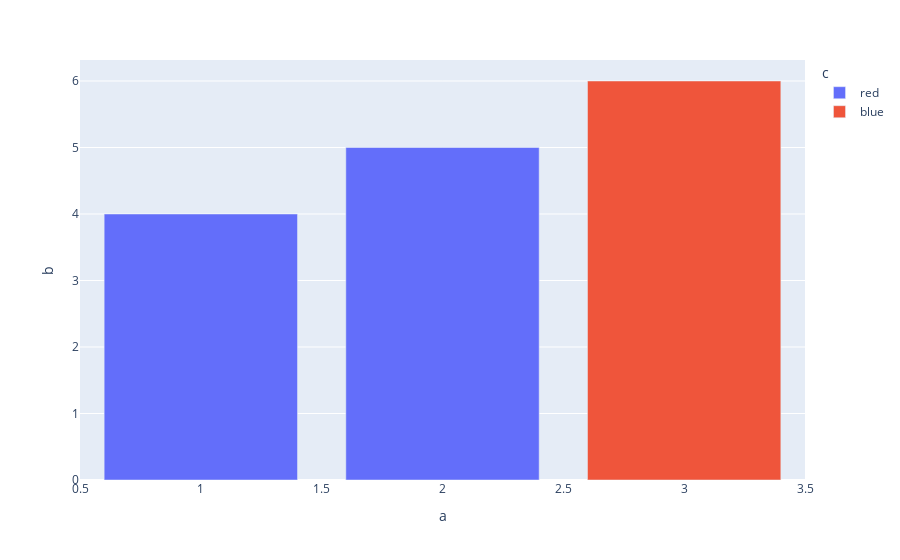

The code cell stored with this chart in its notebook:
### Code cell
import plotly.express as px

fig = px.bar(data,
    x="a",
    y="b",
    color="c"
    
)
fig.show()

### Figure 1 — Plotly figure (JSON) as saved in the notebook; plotly's stock layout.template omitted (floating-point values rounded to 4 significant figures)
{"data": [{"alignmentgroup": "True", "hovertemplate": "c=red<br>a=%{x}<br>b=%{y}<extra></extra>", "legendgroup": "red", "marker": {"color": "#636efa", "pattern": {"shape": ""}}, "name": "red", "offsetgroup": "red", "orientation": "v", "showlegend": true, "textposition": "auto", "type": "bar", "x": [1, 2], "xaxis": "x", "y": [4, 5], "yaxis": "y"}, {"alignmentgroup": "True", "hovertemplate": "c=blue<br>a=%{x}<br>b=%{y}<extra></extra>", "legendgroup": "blue", "marker": {"color": "#EF553B", "pattern": {"shape": ""}}, "name": "blue", "offsetgroup": "blue", "orientation": "v", "showlegend": true, "textposition": "auto", "type": "bar", "x": [3], "xaxis": "x", "y": [6], "yaxis": "y"}], "layout": {"barmode": "relative", "legend": {"title": {"text": "c"}, "tracegroupgap": 0}, "margin": {"t": 60}, "xaxis": {"anchor": "y", "domain": [0, 1], "title": {"text": "a"}}, "yaxis": {"anchor": "x", "domain": [0, 1], "title": {"text": "b"}}}}
